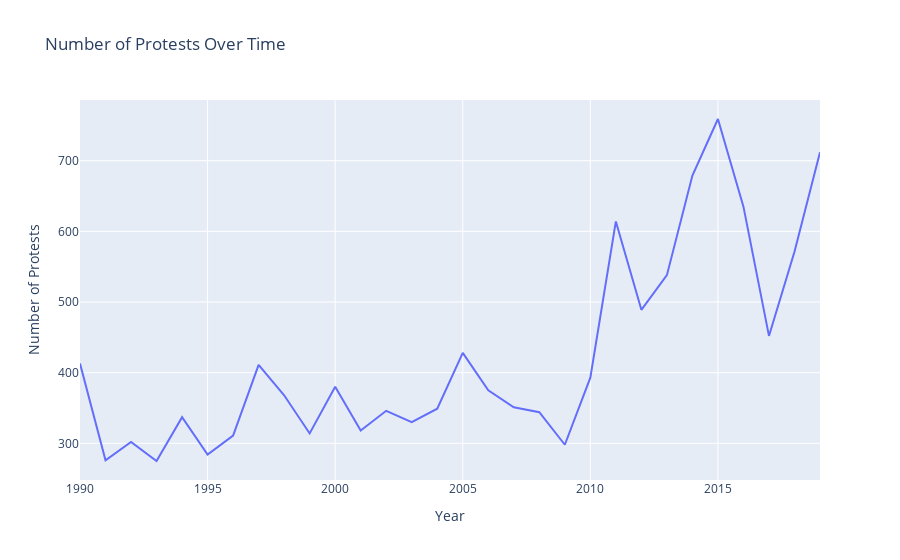

Notebook code for this chart:
### Code cell
protests_by_year = df.groupby('Year')['protest'].sum().reset_index()

fig = px.line(protests_by_year, x='Year', y='protest',
            title='Number of Protests Over Time',
            labels={'protest': 'Number of Protests', 'Year': 'Year'})
fig.write_html("protests_over_time.html")

fig.show()

### Figure 1 — Plotly figure (JSON) as saved in the notebook; plotly's stock layout.template omitted (floating-point values rounded to 4 significant figures)
{"data": [{"hovertemplate": "Year=%{x}<br>Number of Protests=%{y}<extra></extra>", "legendgroup": "", "line": {"color": "#636efa", "dash": "solid"}, "marker": {"symbol": "circle"}, "mode": "lines", "name": "", "orientation": "v", "showlegend": false, "type": "scatter", "x": [1990, 1991, 1992, 1993, 1994, 1995, 1996, 1997, 1998, 1999, 2000, 2001, 2002, 2003, 2004, 2005, 2006, 2007, 2008, 2009, 2010, 2011, 2012, 2013, 2014, 2015, 2016, 2017, 2018, 2019], "xaxis": "x", "y": [413, 276, 302, 275, 337, 284, 311, 411, 368, 314, 380, 318, 346, 330, 349, 428, 375, 351, 344, 298, 393, 614, 489, 538, 679, 759, 635, 452, 571, 712], "yaxis": "y"}], "layout": {"legend": {"tracegroupgap": 0}, "title": {"text": "Number of Protests Over Time"}, "xaxis": {"anchor": "y", "domain": [0, 1], "title": {"text": "Year"}}, "yaxis": {"anchor": "x", "domain": [0, 1], "title": {"text": "Number of Protests"}}}}
